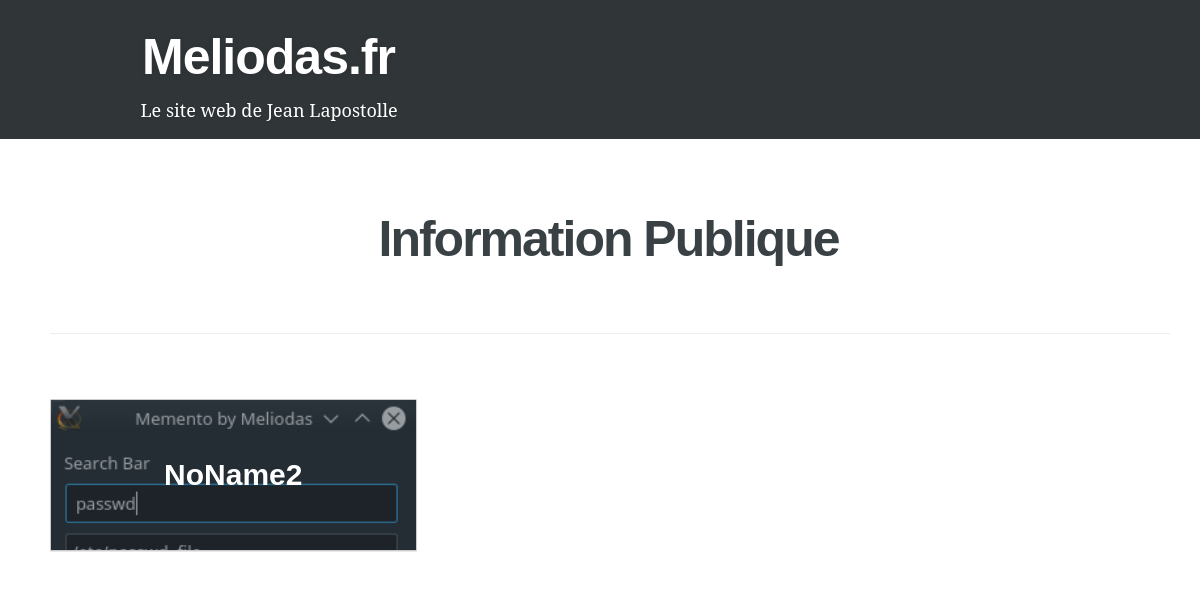
The page /info/ on the database as committed earlier.
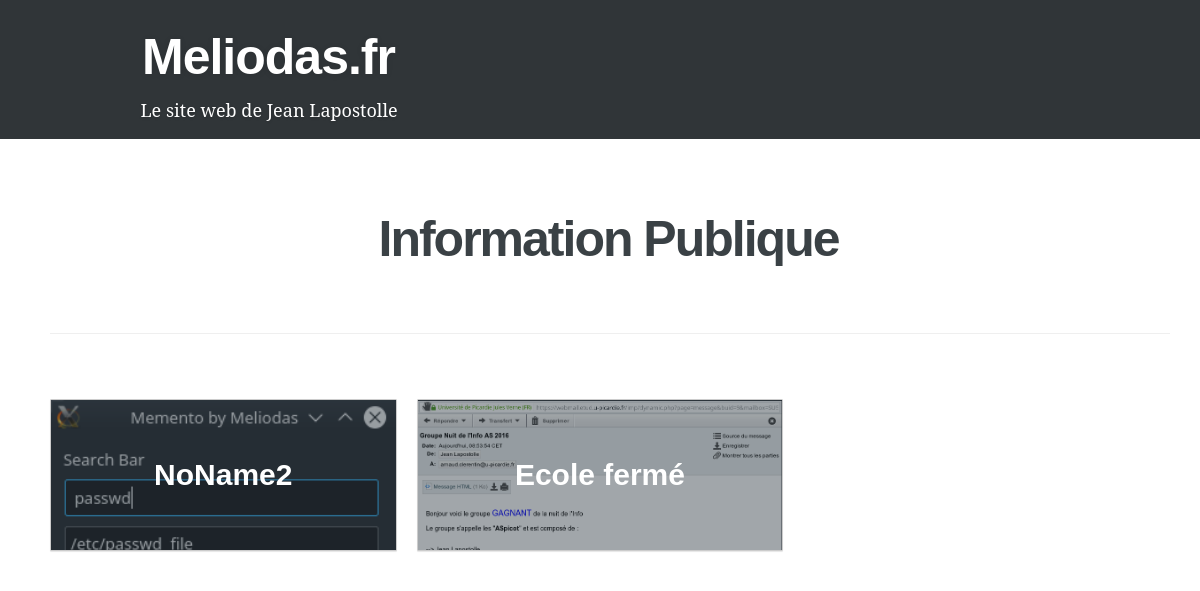
The same page on the database as committed later.
### infopage/models.py (models this page shows, shortened)
@python_2_unicode_compatible
class Info(models.Model):
    title = models.CharField(max_length=150,null=False, blank=False, default="NoName")
    maj_date = models.DateTimeField(null = False)
    slug = models.CharField(max_length=6, unique=True, default=rand_slug())
    picture = models.ImageField(upload_to='../media/images/', null = True, blank= True)
    fiche = models.TextField(null = False, blank= False, default="No Fiche Yet")
    private = models.BooleanField(null = False, blank= False, default=True)
    class Meta:
        verbose_name = 'Page d\'information'
        verbose_name_plural = 'Pages d\'information'

### infopage/views.py (the view)
# urls.py: url(r'^info/$', views.index, name='index'),
def index(request):
    infos = Info.objects.all()
    return render(request, 'infos.html', {'infos': infos})

### infopage/templates/infos.html (shortened to what this page needs)
{% extends "_base.html" %}
{% block body %}
  <div class="grid grid-pad">
    <h1 class="text-center">Information Publique</h1>
      <hr/>
    <div class="col-1-1">
      {% for info in infos %}
        {% if info.private == False %}
          <div class="col-1-3">
            <article class="small-article">
              <a href="{% url 'infopage:info' info.slug %}" title="{{ info.title }}">
                <header>
                  <div class="thumbnail">
                        <img class="" src="{{BASE_DIR}}/media/{{info.picture}}">
                  </div>
                  <h4 class="text-center">{{info.title}}</h4>
                </header>
              </a>
            </article>
          </div>
        {% endif %}
      {% endfor %}
    </div>
  </div>
{% endblock %}

### project_review/templates/_base.html (shortened to what this page needs)
{% load static %}
<!DOCTYPE html>
<html>
    <head>
        <link rel="stylesheet" type="text/css" href="{% static 'project_review/simplegrid.css' %}">
        <link rel="stylesheet" type="text/css" href="{% static 'project_review/ghost.css' %}">
        <link rel="stylesheet" type="text/css" href="{% static 'project_review/style.css' %}">
    </head>
    <body class="home-template">
        <header class="site-head">
      			<div class="site-head-container">
      				<div class="site-head-left">
      					<h1 class="blog-title"><a href="/">Meliodas.fr</a></h1>
                <h2 class="blog-description">Le site web de Jean Lapostolle</h2>
      				</div>
      			</div>
          </header>
        {% block body %}{% endblock %}
    </body>
</html>

### project_review/static/project_review/simplegrid.css (style rules this page uses)
[class*='grid'], [class*='col-'], [class*='mobile-'], .grid:after { -webkit-box-sizing: border-box; -moz-box-sizing: border-box; box-sizing: border-box; }
[class*='col-'] { float: left; min-height: 1px; padding-right: 20px; }
[class*='col-'] [class*='col-']:last-child { padding-right: 0; }
.grid { width: 100%; max-width: 1140px; min-width: 748px; margin: 0 auto; overflow: hidden; }
.grid:after { content: ""; display: table; clear: both; }
.grid-pad { padding-top: 20px; padding-left: 20px; padding-right: 0; }
.col-1-1 { width: 100%; }
.col-1-3, .col-4-12 { width: 33.33%; }

### project_review/static/project_review/ghost.css (style rules this page uses)
article, aside, details, figcaption, figure, footer, header, hgroup, main, nav, section, summary { display: block; }
html { font-family: sans-serif; -ms-text-size-adjust: 100%; -webkit-text-size-adjust: 100%; }
body { margin: 0; }
a { background: transparent; }
h1 { font-size: 2em; margin: 0.67em 0; }
hr { -moz-box-sizing: content-box; box-sizing: content-box; height: 0; }
img { border: 0; }
html { height: 100%; max-height: 100%; font-size: 62.5%; }
body { height: 100%; max-height: 100%; font-size: 2.0rem; line-height: 1.6em; color: #3A4145; }
h1, h2, h3, h4, h5, h6 { text-rendering: optimizeLegibility; line-height: 1; margin-top: 0; }
h1 { font-size: 5rem; line-height: 1.2em; letter-spacing: -2px; text-indent: -3px; }
h2 { font-size: 4rem; line-height: 1.2em; letter-spacing: -1px; text-indent: -2px; }
h4 { font-size: 3rem; }
a { color: #4a4a4a; transition: color ease 0.3s; }
h1 a, h2 a, h3 a, h4 a, h5 a, h6 a { color: #50585D; }
hr { display: block; height: 1px; border: 0; border-top: 1px solid #efefef; margin: 3.2em 0; padding: 0; }
.site-head { position: relative; display: table; width: 100%; padding: 15px 0px; margin-bottom: 5rem; text-align: center; color: #fff; background: #303538 no-repeat center center; background-size: cover; }
.blog-title { margin: 10px 0 10px 0; font-size: 5rem; letter-spacing: -1px; font-weight: bold; font-family: 'Open Sans', sans-serif; text-shadow: 0 1px 6px rgba(0,0,0,0.1); }
.blog-description { margin: 0; font-size: 1.8rem; line-height: 1.5em; font-weight: 300; font-family: 'Noto Serif', serif; letter-spacing: 0; text-shadow: 0 1px 3px rgba(0,0,0,0.15); }
* { font-family: "Montserrat",sans-serif; }
.text-center { text-align: center !important; }
.blog-title a { color:#ffffff; text-decoration: none; }
.small-article { margin-bottom: 12px; }
.small-article header, nav .pager { position: relative; border-radius: 1px; border: 1px solid #ccc; background-color: #fff; box-shadow: 0 1px 1px rgba(0, 0, 0, 0.1); }
.small-article .thumbnail, nav .pager .thumbnail { max-height: 150px; overflow: hidden; background: #16212c none repeat scroll 0 0; }
.small-article .thumbnail img, nav .thumbnail img { opacity: 0.6; height: 100%; width: 100%; }
.small-article header h4, nav .thumbnail + h3 { color: #fff; margin-top: 0; position: absolute; top: 50%; transform: translateY(-50%); width: 100%; }
.site-head-container { max-width: 1200px; margin: 0 auto; }
.site-head-container:after { display: block; clear: both; content: ""; background-color: #FFF; }
.site-head-left { float: left; width: 45%; }

Rows that differ between the two databases and show on the page:
added Info: picture (picture), title "Ecole fermé"
